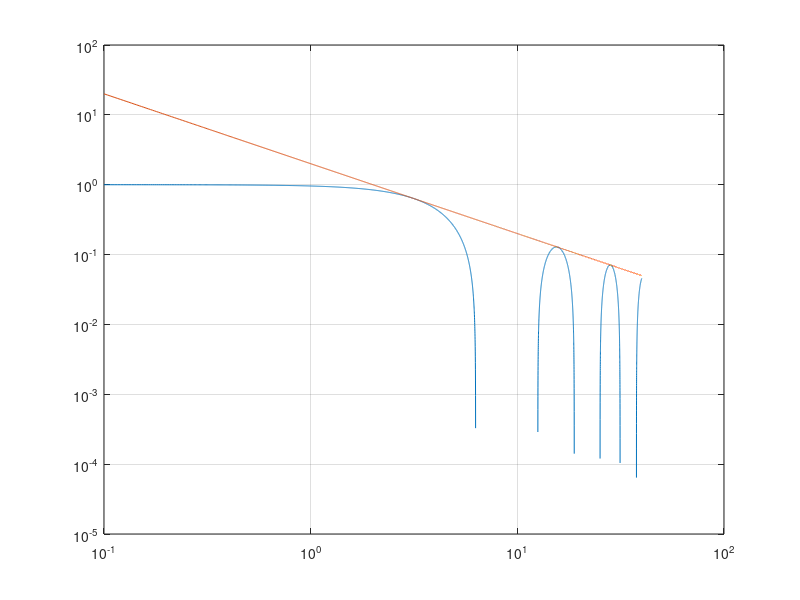

MATLAB code for this plot:

clear all; clc; close all;

w = linspace(0.1, 40, 1e4);
% X = sinc(w./2);
X = sin(w./2).*2./w;

p = plot(w, X);

hold on;
grid on;

plot(w, 2./w);

set(gca, 'YScale', 'log')
set(gca, 'XScale', 'log')
